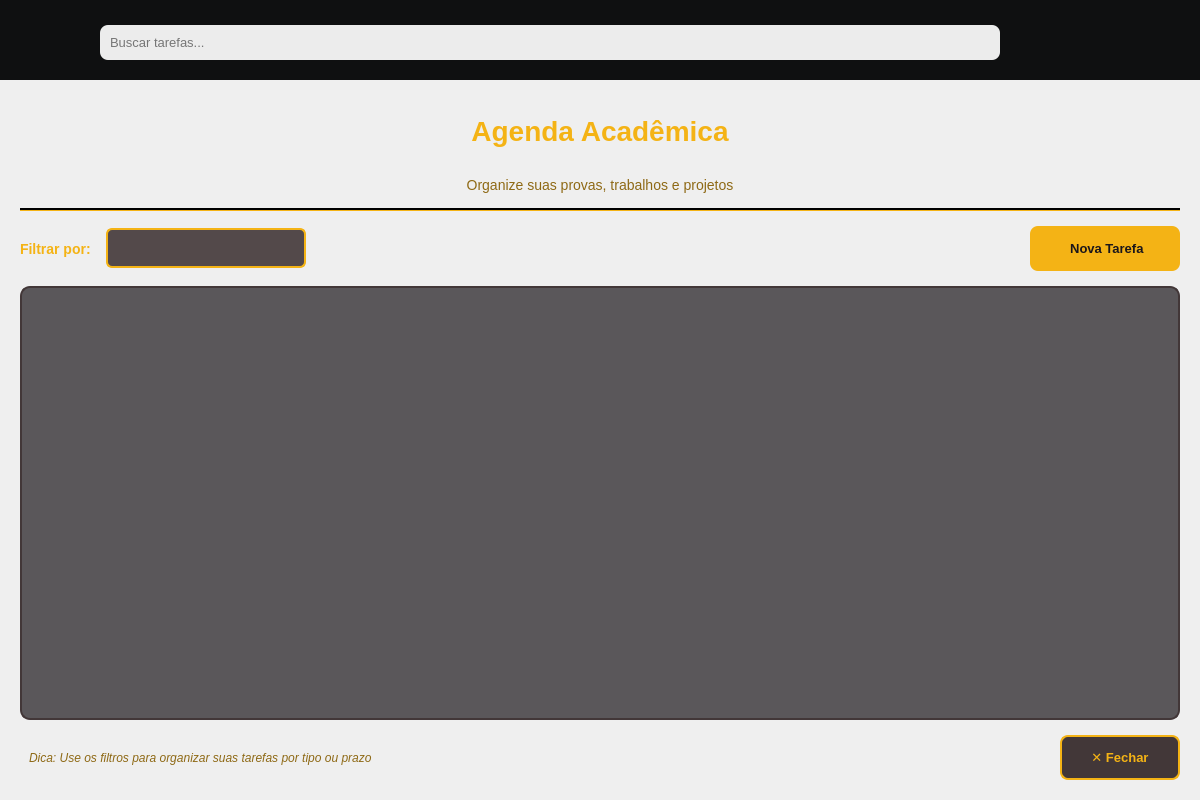
<?xml version="1.0" encoding="UTF-8"?>
<ui version="4.0">
 <class>AgendaAcademicaDialog</class>
 <widget class="QDialog" name="AgendaAcademicaDialog">
  <property name="geometry">
   <rect>
    <x>0</x>
    <y>0</y>
    <width>1200</width>
    <height>800</height>
   </rect>
  </property>
  <property name="windowTitle">
   <string>Agenda Acadêmica</string>
  </property>
  <property name="styleSheet">
   <string notr="true">
/* ====== FUNDO PRINCIPAL COM IMAGEM ====== */
QDialog#AgendaAcademicaDialog {
    background-image: url(:/images/imagens/fundo_2.png);
    background-position: center;
    background-repeat: no-repeat;
}

/* ====== BARRA DE NAVEGAÇÃO ====== */
QLabel#navBar {
    background-color: #0f1011;
}

/* ====== OVERLAY SEMI-TRANSPARENTE ====== */
QWidget#centralWidget {
    background-color: rgba(26, 22, 26, 0.85);
    border-radius: 15px;
}

/* ====== TÍTULO PRINCIPAL ====== */
QLabel#tituloLabel {
    color: #F4B315;
    font-size: 28px;
    font-weight: bold;
    padding: 15px;
    background-color: transparent;
}

/* ====== SUBTÍTULO ====== */
QLabel#subtituloLabel {
    color: #8E6915;
    font-size: 14px;
    background-color: transparent;
}

/* ====== LOGO E ÍCONES ====== */
QLabel#logoLabel, QLabel#homeButton, QLabel#perfilButton {
    background-color: transparent;
    border-radius: 50px;
}

/* ====== BARRA DE BUSCA ====== */
QLineEdit#searchLine {
    background-color: rgb(236, 236, 236);
    border-radius: 8px;
    padding: 8px;
    font-size: 13px;
}

/* ====== BOTÕES PRINCIPAIS ====== */
QPushButton {
    background-color: #F4B315;
    color: #1A161A;
    border: none;
    border-radius: 8px;
    padding: 12px 24px;
    font-weight: bold;
    font-size: 13px;
}

QPushButton:hover {
    background-color: #D3AF35;
}

QPushButton:pressed {
    background-color: #8E6915;
}

/* ====== BOTÃO FECHAR ====== */
QPushButton#fecharButton {
    background-color: #423738;
    color: #F4B315;
    border: 2px solid #F4B315;
}

QPushButton#fecharButton:hover {
    background-color: #524447;
    border-color: #D3AF35;
}

/* ====== COMBOBOX (FILTRO) ====== */
QComboBox {
    background-color: rgba(66, 55, 56, 0.9);
    color: #F4B315;
    border: 2px solid #F4B315;
    border-radius: 6px;
    padding: 8px 12px;
    font-size: 13px;
    font-weight: bold;
}

QComboBox:hover {
    border-color: #D3AF35;
    background-color: rgba(82, 68, 71, 0.9);
}

QComboBox::drop-down {
    border: none;
    width: 30px;
}

QComboBox::down-arrow {
    image: none;
    border-left: 5px solid transparent;
    border-right: 5px solid transparent;
    border-top: 6px solid #F4B315;
    margin-right: 8px;
}

QComboBox QAbstractItemView {
    background-color: #423738;
    color: #F4B315;
    selection-background-color: #F4B315;
    selection-color: #1A161A;
    border: 2px solid #F4B315;
}

/* ====== SCROLL AREA ====== */
QScrollArea {
    border: 2px solid #423738;
    border-radius: 10px;
    background-color: rgba(26, 22, 26, 0.7);
}

QScrollBar:vertical {
    background-color: #423738;
    width: 12px;
    border-radius: 6px;
}

QScrollBar::handle:vertical {
    background-color: #F4B315;
    border-radius: 6px;
    min-height: 20px;
}

QScrollBar::handle:vertical:hover {
    background-color: #D3AF35;
}

/* ====== CONTAINER DAS TAREFAS ====== */
QWidget#containerTarefas {
    background-color: transparent;
}

/* ====== LINHA SEPARADORA ====== */
Line {
    background-color: #F4B315;
}

/* ====== LABELS GERAIS ====== */
QLabel {
    color: #F4B315;
    background-color: transparent;
}

QLabel#infoLabel {
    color: #8E6915;
    font-size: 12px;
    font-style: italic;
}
   </string>
  </property>
  <layout class="QVBoxLayout" name="mainLayoutOuter">
   <property name="spacing">
    <number>0</number>
   </property>
   <property name="leftMargin">
    <number>0</number>
   </property>
   <property name="topMargin">
    <number>0</number>
   </property>
   <property name="rightMargin">
    <number>0</number>
   </property>
   <property name="bottomMargin">
    <number>0</number>
   </property>
   <item>
    <widget class="QWidget" name="navWidget" native="true">
     <property name="minimumSize">
      <size>
       <width>0</width>
       <height>80</height>
      </size>
     </property>
     <property name="maximumSize">
      <size>
       <width>16777215</width>
       <height>80</height>
      </size>
     </property>
     <widget class="QLabel" name="logoLabel">
      <property name="geometry">
       <rect>
        <x>10</x>
        <y>0</y>
        <width>80</width>
        <height>80</height>
       </rect>
      </property>
      <property name="styleSheet">
       <string notr="true">border-radius: 20px;</string>
      </property>
      <property name="text">
       <string/>
      </property>
      <property name="pixmap">
       <pixmap resource="icons.qrc">:/images/imagens/Logo_1.png</pixmap>
      </property>
      <property name="scaledContents">
       <bool>true</bool>
      </property>
     </widget>
     <widget class="QLineEdit" name="searchLine">
      <property name="geometry">
       <rect>
        <x>100</x>
        <y>25</y>
        <width>900</width>
        <height>35</height>
       </rect>
      </property>
      <property name="styleSheet">
       <string notr="true">background-color: rgb(236, 236, 236);</string>
      </property>
      <property name="placeholderText">
       <string>Buscar tarefas...</string>
      </property>
     </widget>
     <widget class="QLabel" name="homeButton">
      <property name="geometry">
       <rect>
        <x>1030</x>
        <y>20</y>
        <width>45</width>
        <height>45</height>
       </rect>
      </property>
      <property name="cursor">
       <cursorShape>PointingHandCursor</cursorShape>
      </property>
      <property name="styleSheet">
       <string notr="true">border-radius: 50px;</string>
      </property>
      <property name="text">
       <string/>
      </property>
      <property name="pixmap">
       <pixmap resource="icons.qrc">:/images/imagens/inicio.png</pixmap>
      </property>
      <property name="scaledContents">
       <bool>true</bool>
      </property>
     </widget>
     <widget class="QLabel" name="perfilButton">
      <property name="geometry">
       <rect>
        <x>1090</x>
        <y>20</y>
        <width>45</width>
        <height>45</height>
       </rect>
      </property>
      <property name="cursor">
       <cursorShape>PointingHandCursor</cursorShape>
      </property>
      <property name="styleSheet">
       <string notr="true">border-radius: 50px;</string>
      </property>
      <property name="text">
       <string/>
      </property>
      <property name="pixmap">
       <pixmap resource="icons.qrc">:/images/imagens/perfil.png</pixmap>
      </property>
      <property name="scaledContents">
       <bool>true</bool>
      </property>
     </widget>
     <widget class="QLabel" name="navBar">
      <property name="geometry">
       <rect>
        <x>0</x>
        <y>0</y>
        <width>1200</width>
        <height>80</height>
       </rect>
      </property>
      <property name="styleSheet">
       <string notr="true">background-color: #0f1011;</string>
      </property>
      <property name="text">
       <string/>
      </property>
     </widget>
     <zorder>navBar</zorder>
     <zorder>logoLabel</zorder>
     <zorder>searchLine</zorder>
     <zorder>homeButton</zorder>
     <zorder>perfilButton</zorder>
    </widget>
   </item>
   <item>
    <layout class="QVBoxLayout" name="verticalLayout">
     <property name="spacing">
      <number>15</number>
     </property>
     <property name="leftMargin">
      <number>20</number>
     </property>
     <property name="topMargin">
      <number>20</number>
     </property>
     <property name="rightMargin">
      <number>20</number>
     </property>
     <property name="bottomMargin">
      <number>20</number>
     </property>
     <item>
      <widget class="QLabel" name="tituloLabel">
       <property name="text">
        <string>Agenda Acadêmica</string>
       </property>
       <property name="alignment">
        <set>Qt::AlignmentFlag::AlignCenter</set>
       </property>
      </widget>
     </item>
     <item>
      <widget class="QLabel" name="subtituloLabel">
       <property name="text">
        <string>Organize suas provas, trabalhos e projetos</string>
       </property>
       <property name="alignment">
        <set>Qt::AlignmentFlag::AlignCenter</set>
       </property>
      </widget>
     </item>
     <item>
      <widget class="Line" name="line">
       <property name="styleSheet">
        <string notr="true">background-color: #F4B315;</string>
       </property>
       <property name="frameShadow">
        <enum>QFrame::Shadow::Plain</enum>
       </property>
       <property name="lineWidth">
        <number>2</number>
       </property>
       <property name="orientation">
        <enum>Qt::Orientation::Horizontal</enum>
       </property>
      </widget>
     </item>
     <item>
      <layout class="QHBoxLayout" name="horizontalLayout">
       <property name="spacing">
        <number>15</number>
       </property>
       <item>
        <widget class="QLabel" name="label">
         <property name="styleSheet">
          <string notr="true">color: #F4B315; font-size: 14px; font-weight: bold;</string>
         </property>
         <property name="text">
          <string>Filtrar por:</string>
         </property>
        </widget>
       </item>
       <item>
        <widget class="QComboBox" name="filtroComboBox">
         <property name="minimumSize">
          <size>
           <width>200</width>
           <height>40</height>
          </size>
         </property>
        </widget>
       </item>
       <item>
        <spacer name="horizontalSpacer">
         <property name="orientation">
          <enum>Qt::Orientation::Horizontal</enum>
         </property>
         <property name="sizeHint" stdset="0">
          <size>
           <width>40</width>
           <height>20</height>
          </size>
         </property>
        </spacer>
       </item>
       <item>
        <widget class="QPushButton" name="adicionarTarefaButton">
         <property name="minimumSize">
          <size>
           <width>150</width>
           <height>45</height>
          </size>
         </property>
         <property name="text">
          <string> Nova Tarefa</string>
         </property>
        </widget>
       </item>
      </layout>
     </item>
     <item>
      <widget class="QScrollArea" name="scrollArea">
       <property name="frameShape">
        <enum>QFrame::Shape::StyledPanel</enum>
       </property>
       <property name="widgetResizable">
        <bool>true</bool>
       </property>
       <widget class="QWidget" name="containerTarefas">
        <property name="geometry">
         <rect>
          <x>0</x>
          <y>0</y>
          <width>1156</width>
          <height>418</height>
         </rect>
        </property>
       </widget>
      </widget>
     </item>
     <item>
      <layout class="QHBoxLayout" name="horizontalLayout_2">
       <item>
        <widget class="QLabel" name="infoLabel">
         <property name="styleSheet">
          <string notr="true">color: #8E6915; font-size: 12px; font-style: italic;</string>
         </property>
         <property name="text">
          <string>💡Dica: Use os filtros para organizar suas tarefas por tipo ou prazo</string>
         </property>
        </widget>
       </item>
       <item>
        <spacer name="horizontalSpacer_2">
         <property name="orientation">
          <enum>Qt::Orientation::Horizontal</enum>
         </property>
         <property name="sizeHint" stdset="0">
          <size>
           <width>40</width>
           <height>20</height>
          </size>
         </property>
        </spacer>
       </item>
       <item>
        <widget class="QPushButton" name="fecharButton">
         <property name="minimumSize">
          <size>
           <width>120</width>
           <height>45</height>
          </size>
         </property>
         <property name="text">
          <string>✕ Fechar</string>
         </property>
        </widget>
       </item>
      </layout>
     </item>
    </layout>
   </item>
  </layout>
 </widget>
 <resources>
  <include location="icons.qrc"/>
 </resources>
 <connections>
  <connection>
   <sender>fecharButton</sender>
   <signal>clicked()</signal>
   <receiver>AgendaAcademicaDialog</receiver>
   <slot>close()</slot>
   <hints>
    <hint type="sourcelabel">
     <x>1100</x>
     <y>770</y>
    </hint>
    <hint type="destinationlabel">
     <x>600</x>
     <y>400</y>
    </hint>
   </hints>
  </connection>
 </connections>
</ui>
